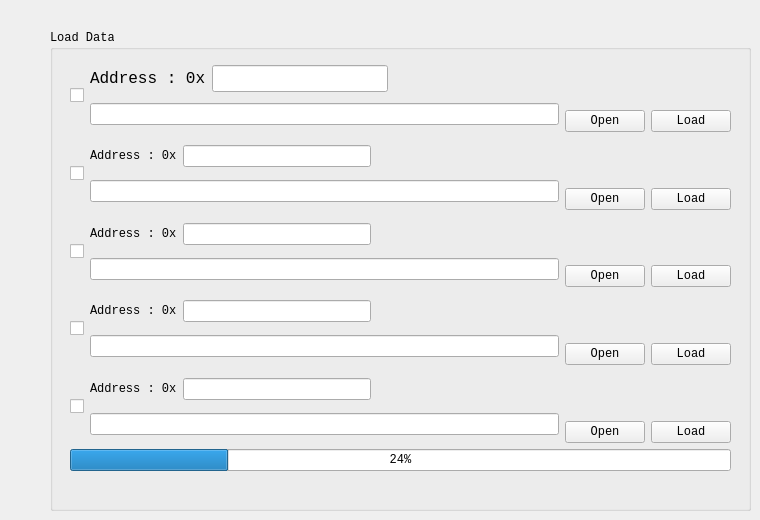
    <widget class="QWidget" name="tab_3">
     <attribute name="title">
      <string>Load Data</string>
     </attribute>
     <widget class="QGroupBox" name="groupBox_2">
      <property name="geometry">
       <rect>
        <x>50</x>
        <y>30</y>
        <width>701</width>
        <height>481</height>
       </rect>
      </property>
      <property name="font">
       <font>
        <family>Consolas</family>
       </font>
      </property>
      <property name="title">
       <string>Load Data</string>
      </property>
      <widget class="QWidget" name="verticalLayoutWidget_3">
       <property name="geometry">
        <rect>
         <x>20</x>
         <y>30</y>
         <width>661</width>
         <height>411</height>
        </rect>
       </property>
       <layout class="QVBoxLayout" name="verticalLayout_2">
        <item>
         <layout class="QHBoxLayout" name="horizontalLayout_7">
          <property name="sizeConstraint">
           <enum>QLayout::SetMinimumSize</enum>
          </property>
          <item>
           <widget class="QCheckBox" name="checkBox_LD_1">
            <property name="text">
             <string/>
            </property>
           </widget>
          </item>
          <item>
           <layout class="QVBoxLayout" name="verticalLayout_3">
            <item>
             <layout class="QHBoxLayout" name="horizontalLayout_16">
              <item>
               <widget class="QLabel" name="label">
                <property name="font">
                 <font>
                  <family>Consolas</family>
                  <pointsize>12</pointsize>
                 </font>
                </property>
                <property name="text">
                 <string>Address : 0x</string>
                </property>
               </widget>
              </item>
              <item>
               <widget class="QLineEdit" name="txt_LD_Addr_1">
                <property name="font">
                 <font>
                  <family>Consolas</family>
                  <pointsize>12</pointsize>
                 </font>
                </property>
               </widget>
              </item>
              <item>
               <spacer name="horizontalSpacer">
                <property name="orientation">
                 <enum>Qt::Horizontal</enum>
                </property>
                <property name="sizeHint" stdset="0">
                 <size>
                  <width>40</width>
                  <height>20</height>
                 </size>
                </property>
               </spacer>
              </item>
             </layout>
            </item>
            <item>
             <widget class="QLineEdit" name="txt_LD_FilePath_1"/>
            </item>
           </layout>
          </item>
          <item>
           <layout class="QVBoxLayout" name="verticalLayout_14">
            <item>
             <widget class="QLabel" name="label_34">
              <property name="text">
               <string/>
              </property>
             </widget>
            </item>
            <item>
             <layout class="QHBoxLayout" name="horizontalLayout_21">
              <item>
               <widget class="QPushButton" name="btn_LD_Open_1">
                <property name="font">
                 <font>
                  <family>Consolas</family>
                 </font>
                </property>
                <property name="text">
                 <string>Open</string>
                </property>
               </widget>
              </item>
              <item>
               <widget class="QPushButton" name="btn_LD_Load_1">
                <property name="font">
                 <font>
                  <family>Consolas</family>
                 </font>
                </property>
                <property name="text">
                 <string>Load</string>
                </property>
               </widget>
              </item>
             </layout>
            </item>
           </layout>
          </item>
         </layout>
        </item>
        <item>
         <layout class="QHBoxLayout" name="horizontalLayout_13">
          <property name="sizeConstraint">
           <enum>QLayout::SetMinimumSize</enum>
          </property>
          <item>
           <widget class="QCheckBox" name="checkBox_LD_2">
            <property name="text">
             <string/>
            </property>
           </widget>
          </item>
          <item>
           <layout class="QVBoxLayout" name="verticalLayout_4">
            <item>
             <layout class="QHBoxLayout" name="horizontalLayout_14">
              <item>
               <widget class="QLabel" name="label_2">
                <property name="font">
                 <font>
                  <family>Consolas</family>
                 </font>
                </property>
                <property name="text">
                 <string>Address : 0x</string>
                </property>
               </widget>
              </item>
              <item>
               <widget class="QLineEdit" name="txt_LD_Addr_2">
                <property name="font">
                 <font>
                  <family>Consolas</family>
                 </font>
                </property>
               </widget>
              </item>
              <item>
               <spacer name="horizontalSpacer_2">
                <property name="orientation">
                 <enum>Qt::Horizontal</enum>
                </property>
                <property name="sizeHint" stdset="0">
                 <size>
                  <width>40</width>
                  <height>20</height>
                 </size>
                </property>
               </spacer>
              </item>
             </layout>
            </item>
            <item>
             <widget class="QLineEdit" name="txt_LD_FilePath_2"/>
            </item>
           </layout>
          </item>
          <item>
           <layout class="QVBoxLayout" name="verticalLayout_15">
            <item>
             <widget class="QLabel" name="label_35">
              <property name="text">
               <string/>
              </property>
             </widget>
            </item>
            <item>
             <layout class="QHBoxLayout" name="horizontalLayout_22">
              <item>
               <widget class="QPushButton" name="btn_LD_Open_2">
                <property name="font">
                 <font>
                  <family>Consolas</family>
                 </font>
                </property>
                <property name="text">
                 <string>Open</string>
                </property>
               </widget>
              </item>
              <item>
               <widget class="QPushButton" name="btn_LD_Load_2">
                <property name="font">
                 <font>
                  <family>Consolas</family>
                 </font>
                </property>
                <property name="text">
                 <string>Load</string>
                </property>
               </widget>
              </item>
             </layout>
            </item>
           </layout>
          </item>
         </layout>
        </item>
        <item>
         <layout class="QHBoxLayout" name="horizontalLayout_12">
          <property name="sizeConstraint">
           <enum>QLayout::SetMinimumSize</enum>
          </property>
          <item>
           <widget class="QCheckBox" name="checkBox_LD_3">
            <property name="text">
             <string/>
            </property>
           </widget>
          </item>
          <item>
           <layout class="QVBoxLayout" name="verticalLayout_5">
            <item>
             <layout class="QHBoxLayout" name="horizontalLayout_15">
              <item>
               <widget class="QLabel" name="label_3">
                <property name="font">
                 <font>
                  <family>Consolas</family>
                 </font>
                </property>
                <property name="text">
                 <string>Address : 0x</string>
                </property>
               </widget>
              </item>
              <item>
               <widget class="QLineEdit" name="txt_LD_Addr_3">
                <property name="font">
                 <font>
                  <family>Consolas</family>
                 </font>
                </property>
               </widget>
              </item>
              <item>
               <spacer name="horizontalSpacer_3">
                <property name="orientation">
                 <enum>Qt::Horizontal</enum>
                </property>
                <property name="sizeHint" stdset="0">
                 <size>
                  <width>40</width>
                  <height>20</height>
                 </size>
                </property>
               </spacer>
              </item>
             </layout>
            </item>
            <item>
             <widget class="QLineEdit" name="txt_LD_FilePath_3"/>
            </item>
           </layout>
          </item>
          <item>
           <layout class="QVBoxLayout" name="verticalLayout_16">
            <item>
             <widget class="QLabel" name="label_36">
              <property name="text">
               <string/>
              </property>
             </widget>
            </item>
            <item>
             <layout class="QHBoxLayout" name="horizontalLayout_23">
              <item>
               <widget class="QPushButton" name="btn_LD_Open_3">
                <property name="font">
                 <font>
                  <family>Consolas</family>
                 </font>
                </property>
                <property name="text">
                 <string>Open</string>
                </property>
               </widget>
              </item>
              <item>
               <widget class="QPushButton" name="btn_LD_Load_3">
                <property name="font">
                 <font>
                  <family>Consolas</family>
                 </font>
                </property>
                <property name="text">
                 <string>Load</string>
                </property>
               </widget>
              </item>
             </layout>
            </item>
           </layout>
          </item>
         </layout>
        </item>
        <item>
         <layout class="QHBoxLayout" name="horizontalLayout_11">
          <property name="sizeConstraint">
           <enum>QLayout::SetMinimumSize</enum>
          </property>
          <item>
           <widget class="QCheckBox" name="checkBox_LD_4">
            <property name="text">
             <string/>
            </property>
           </widget>
          </item>
          <item>
           <layout class="QVBoxLayout" name="verticalLayout_6">
            <item>
             <layout class="QHBoxLayout" name="horizontalLayout_17">
              <item>
               <widget class="QLabel" name="label_4">
                <property name="font">
                 <font>
                  <family>Consolas</family>
                 </font>
                </property>
                <property name="text">
                 <string>Address : 0x</string>
                </property>
               </widget>
              </item>
              <item>
               <widget class="QLineEdit" name="txt_LD_Addr_4">
                <property name="font">
                 <font>
                  <family>Consolas</family>
                 </font>
                </property>
               </widget>
              </item>
              <item>
               <spacer name="horizontalSpacer_4">
                <property name="orientation">
                 <enum>Qt::Horizontal</enum>
                </property>
                <property name="sizeHint" stdset="0">
                 <size>
                  <width>40</width>
                  <height>20</height>
                 </size>
                </property>
               </spacer>
              </item>
             </layout>
            </item>
            <item>
             <widget class="QLineEdit" name="txt_LD_FilePath_4"/>
            </item>
           </layout>
          </item>
          <item>
           <layout class="QVBoxLayout" name="verticalLayout_17">
            <item>
             <widget class="QLabel" name="label_37">
              <property name="text">
               <string/>
              </property>
             </widget>
            </item>
            <item>
             <layout class="QHBoxLayout" name="horizontalLayout_24">
              <item>
               <widget class="QPushButton" name="btn_LD_Open_4">
                <property name="font">
                 <font>
                  <family>Consolas</family>
                 </font>
                </property>
                <property name="text">
                 <string>Open</string>
                </property>
               </widget>
              </item>
              <item>
               <widget class="QPushButton" name="btn_LD_Load_4">
                <property name="font">
                 <font>
                  <family>Consolas</family>
                 </font>
                </property>
                <property name="text">
                 <string>Load</string>
                </property>
               </widget>
              </item>
             </layout>
            </item>
           </layout>
          </item>
         </layout>
        </item>
        <item>
         <layout class="QHBoxLayout" name="horizontalLayout_10">
          <property name="sizeConstraint">
           <enum>QLayout::SetMinimumSize</enum>
          </property>
          <item>
           <widget class="QCheckBox" name="checkBox_LD_5">
            <property name="text">
             <string/>
            </property>
           </widget>
          </item>
          <item>
           <layout class="QVBoxLayout" name="verticalLayout_7">
            <item>
             <layout class="QHBoxLayout" name="horizontalLayout_18">
              <item>
               <widget class="QLabel" name="label_5">
                <property name="font">
                 <font>
                  <family>Consolas</family>
                 </font>
                </property>
                <property name="text">
                 <string>Address : 0x</string>
                </property>
               </widget>
              </item>
              <item>
               <widget class="QLineEdit" name="txt_LD_Addr_5">
                <property name="font">
                 <font>
                  <family>Consolas</family>
                 </font>
                </property>
               </widget>
              </item>
              <item>
               <spacer name="horizontalSpacer_5">
                <property name="orientation">
                 <enum>Qt::Horizontal</enum>
                </property>
                <property name="sizeHint" stdset="0">
                 <size>
                  <width>40</width>
                  <height>20</height>
                 </size>
                </property>
               </spacer>
              </item>
             </layout>
            </item>
            <item>
             <widget class="QLineEdit" name="txt_LD_FilePath_5"/>
            </item>
           </layout>
          </item>
          <item>
           <layout class="QVBoxLayout" name="verticalLayout_18">
            <item>
             <widget class="QLabel" name="label_38">
              <property name="text">
               <string/>
              </property>
             </widget>
            </item>
            <item>
             <layout class="QHBoxLayout" name="horizontalLayout_25">
              <item>
               <widget class="QPushButton" name="btn_LD_Open_5">
                <property name="font">
                 <font>
                  <family>Consolas</family>
                 </font>
                </property>
                <property name="text">
                 <string>Open</string>
                </property>
               </widget>
              </item>
              <item>
               <widget class="QPushButton" name="btn_LD_Load_5">
                <property name="font">
                 <font>
                  <family>Consolas</family>
                 </font>
                </property>
                <property name="text">
                 <string>Load</string>
                </property>
               </widget>
              </item>
             </layout>
            </item>
           </layout>
          </item>
         </layout>
        </item>
        <item>
         <widget class="QProgressBar" name="progBar_LD">
          <property name="value">
           <number>24</number>
          </property>
         </widget>
        </item>
       </layout>
      </widget>
     </widget>
    </widget>
